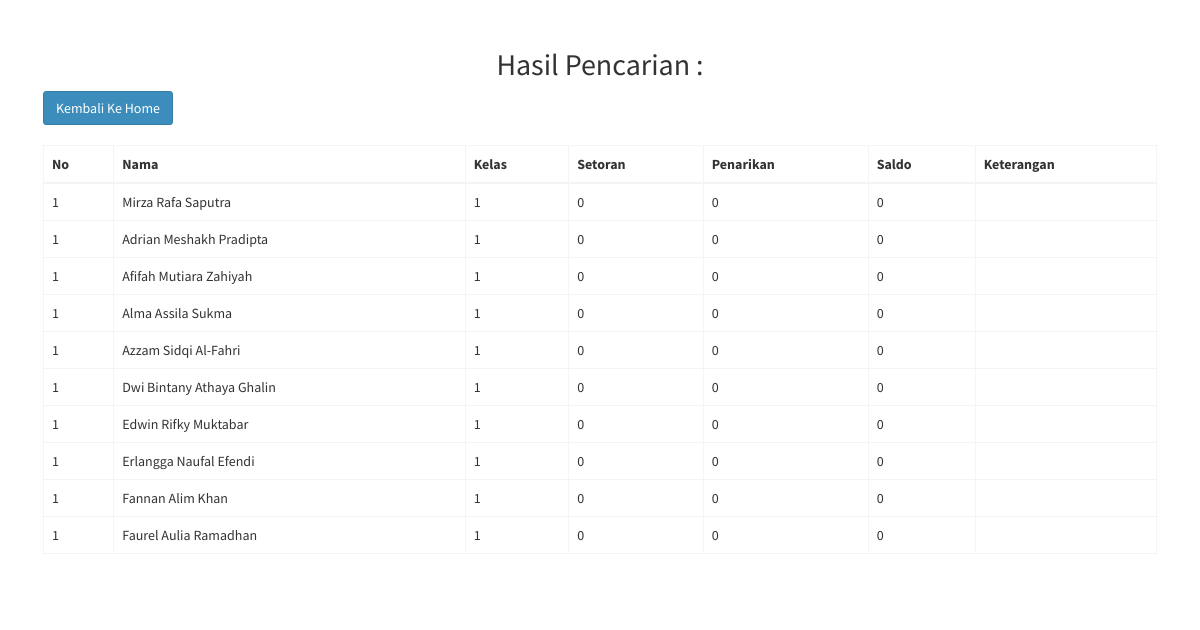
The page /pencarian.php on the database its author committed.
### tables this page shows
CREATE TABLE `transaksi` (
  `id_transaksi` int(10) NOT NULL,
  `nama_siswa` varchar(255) NOT NULL,
  `kelas_siswa` int(5) NOT NULL,
  `setoran_siswa` int(100) NOT NULL,
  `penarikan_siswa` int(100) NOT NULL,
  `saldo_siswa` int(100) NOT NULL,
  `keterangan` varchar(255) NOT NULL
);

### pencarian.php (the view, shortened to what this page needs)
<?php
$koneksi = new mysqli("localhost","root","","tabungan");
$keyword = $_GET["keyword"];
$semuadata = array();
$ambil = $koneksi->query("SELECT * FROM transaksi WHERE nama_siswa LIKE '%$keyword%' OR kelas_siswa LIKE '%$keyword%'");
while($pecah = $ambil->fetch_assoc())
{
  $semuadata[]=$pecah;
}
?>
<!DOCTYPE html>
<html lang="en">
<head>
    <link rel="stylesheet" href="assets/bower_components/bootstrap/dist/css/bootstrap.min.css" />
    <link rel="stylesheet" href="assets/bower_components/font-awesome-4.7.0/css/font-awesome.min.css" />
    <link rel="stylesheet" href="assets/bower_components/Ionicons/css/ionicons.min.css" />
    <link rel="stylesheet" href="assets/dist/css/AdminLTE.min.css" />
    <link rel="stylesheet" href="assets/dist/css/skins/skin-blue.min.css" />
    <link rel="stylesheet" href="style2.css">
</head>
<body class="hold-transition skin-blue sidebar-mini">
  <div class="container">
  <h2 class="text-center">Hasil Pencarian : <?php echo $keyword; ?></h2>
    <a href="index.php" class="btn btn-primary btn-md mb-3">
    <i class="bi bi-plus-lg"></i>Kembali Ke Home</a>
    <br><br>
<table class="table table-bordered">
        <thead class="table-dark">
            <th>No</th>
            <th>Nama</th>
            <th>Kelas</th>
            <th>Setoran</th>
            <th>Penarikan</th>
            <th>Saldo</th>
            <th>Keterangan</th>
        </thead>
            <tbody>
            <tr>
              <?php $no=1; ?>
              <?php foreach ($semuadata as $key => $value):?>
                <td><?php echo $no;?></td>
                <td><?php echo $value['nama_siswa']; ?></td>
                <td><?php echo $value['kelas_siswa']; ?></td>
                <td><?php echo number_format($value['setoran_siswa']); ?></td>
                <td><?php echo number_format($value['penarikan_siswa']); ?></td>
                <td><?php echo number_format($value['saldo_siswa']); ?></td>
                <td><?php echo $value['keterangan']; ?></td>
            </tr>
            <?php endforeach ?>
        </div>
</body>
</html>

### style2.css (style rules this page uses)
.container { padding: 2em; }

### rows shown on the page
transaksi: no "1", nama_siswa "Mirza Rafa Saputra", kelas_siswa "1", setoran_siswa "0", penarikan_siswa "0", saldo_siswa "0"
transaksi: no "1", nama_siswa "Adrian Meshakh Pradipta", kelas_siswa "1", setoran_siswa "0", penarikan_siswa "0", saldo_siswa "0"
transaksi: no "1", nama_siswa "Afifah Mutiara Zahiyah", kelas_siswa "1", setoran_siswa "0", penarikan_siswa "0", saldo_siswa "0"
transaksi: no "1", nama_siswa "Alma Assila Sukma", kelas_siswa "1", setoran_siswa "0", penarikan_siswa "0", saldo_siswa "0"
transaksi: no "1", nama_siswa "Azzam Sidqi Al-Fahri", kelas_siswa "1", setoran_siswa "0", penarikan_siswa "0", saldo_siswa "0"
transaksi: no "1", nama_siswa "Dwi Bintany Athaya Ghalin", kelas_siswa "1", setoran_siswa "0", penarikan_siswa "0", saldo_siswa "0"
transaksi: no "1", nama_siswa "Edwin Rifky Muktabar", kelas_siswa "1", setoran_siswa "0", penarikan_siswa "0", saldo_siswa "0"
transaksi: no "1", nama_siswa "Erlangga Naufal Efendi", kelas_siswa "1", setoran_siswa "0", penarikan_siswa "0", saldo_siswa "0"
transaksi: no "1", nama_siswa "Fannan Alim Khan", kelas_siswa "1", setoran_siswa "0", penarikan_siswa "0", saldo_siswa "0"
transaksi: no "1", nama_siswa "Faurel Aulia Ramadhan", kelas_siswa "1", setoran_siswa "0", penarikan_siswa "0", saldo_siswa "0"
